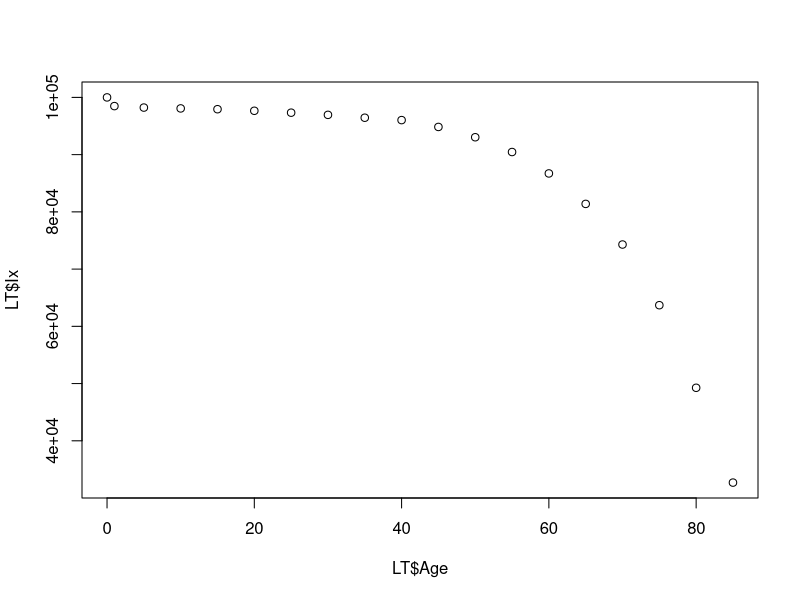

The R source for this figure:
# Life_Table.R
#
# MSE10 / IMBEI, Vorlesung "Demographic Methods", Frank Wiaczny, Federal Institute for Population Research, Germany
# see Slide #28
#
# this code written by Frank M. Berger, Feb 2015
#
# Reference: "Adapted from Weeks, John R. 1981. Population. Belmont, California: Wadsworth. p. 373.
#
# LT = Life Table
#
setwd("R:/MyProjects/Life_Table")

col.Age = c(0,1,seq(5, 85, by=5))
ncols = length(col.Age)

LT <- data.frame(Age = col.Age,
                 n   = integer(length=ncols),
                 nMx = numeric(ncols),
                 nqx = numeric(ncols),
                 npx = numeric(ncols),
                 Ix  = numeric(ncols),            # integer would force rounding and introduce errors
                 ndx = integer(ncols),
                 nLx = integer(ncols),
                 Tx  = integer(ncols),
                 ex  = numeric(ncols))

scope <- 1:(ncols-1)

# Step 1: calculate n: number of years in the age interval x
#
#   Method 1: for loop
#
for(i in scope) {
    LT[i,"n"] <- LT[i+1,"Age"] - LT[i,"Age"]
}
LT[ncols, "n"] <- Inf

# Step 2: nMx (as observed): age specific death rates (per 1,000)

LT$nMx <- c(15.307, 0.652, 0.303, 0.282, 0.561, 0.679, 0.785, 1.035,
             0.863, 2.506, 3.834, 5.626, 8.447, 12.667, 18.233, 30.737, 51.098, 80.850, 153.876)


# Step 3: nqx: the probability of dying between two exact ages
# 
# take formula for nqx from Excel example and accompanying text
#
LT[scope,]$nqx <- (2 * LT[scope,]$n * LT[scope,]$nMx/1000) / (2 + LT[scope,]$n*LT[scope,]$nMx/1000)
LT[ncols,]$nqx <- 1.0


# Step 4: npx: the probability of surviving between two exact ages (= 1-(nqx: probability of dying))
#
LT$npx <- 1.0 - LT$nqx


# Step 5: Ix: the number of survivors at exact age x
#
LT[1,]$Ix <- 100000
for(i in 2:ncols) {
    LT[i,]$Ix <- LT[i-1,]$Ix*LT[i-1,]$npx
}

# Step 6: ndx: the number of deaths between two exact ages, x and x+n
#
LT$ndx <- LT$Ix * LT$nqx


# Step 7: nLx: the average number of years lived between ages x and x+n
# specific formulas for first and last row
#
# first row
LT$nLx[1] <- 0.3*LT$Ix[1] + 0.7*LT$Ix[2]
#
# middle rows
scope2 <- 2:(ncols-1)
LT[scope2,]$nLx <- LT[scope2,]$n * (LT[scope2,]$Ix - 0.5*LT[scope2,]$ndx)
#
# last row
LT$nLx[ncols] <- LT$Ix[ncols]/(LT$nMx[ncols]/1000)

# Step 8: Tx: total number of person years remaining to be lived aged x and over
#         ex: Life expectancy at age x (= Tx / Ix)
#
# Start value (age=0): Total sum of nLx
#
LT$Tx[1] <- sum(LT$nLx)
LT$ex[1] <- LT$Tx[1]/LT$Ix[1]
#
for(i in 2:ncols) {
    LT$Tx[i] <- LT$Tx[i-1] - LT$nLx[i-1]
    LT$ex[i] <- LT$Tx[i] / LT$Ix[i]
}


######## calculation done, now output ########


# round values prior to output
LT$Ix <- round(LT$Ix)
LT$ndx <- round(LT$ndx)
LT$nLx <- round(LT$nLx)
LT$Tx <- round(LT$Tx)
LT$ex <- round(LT$ex, 2)

# output
LT

plot(LT$Age, LT$Ix)